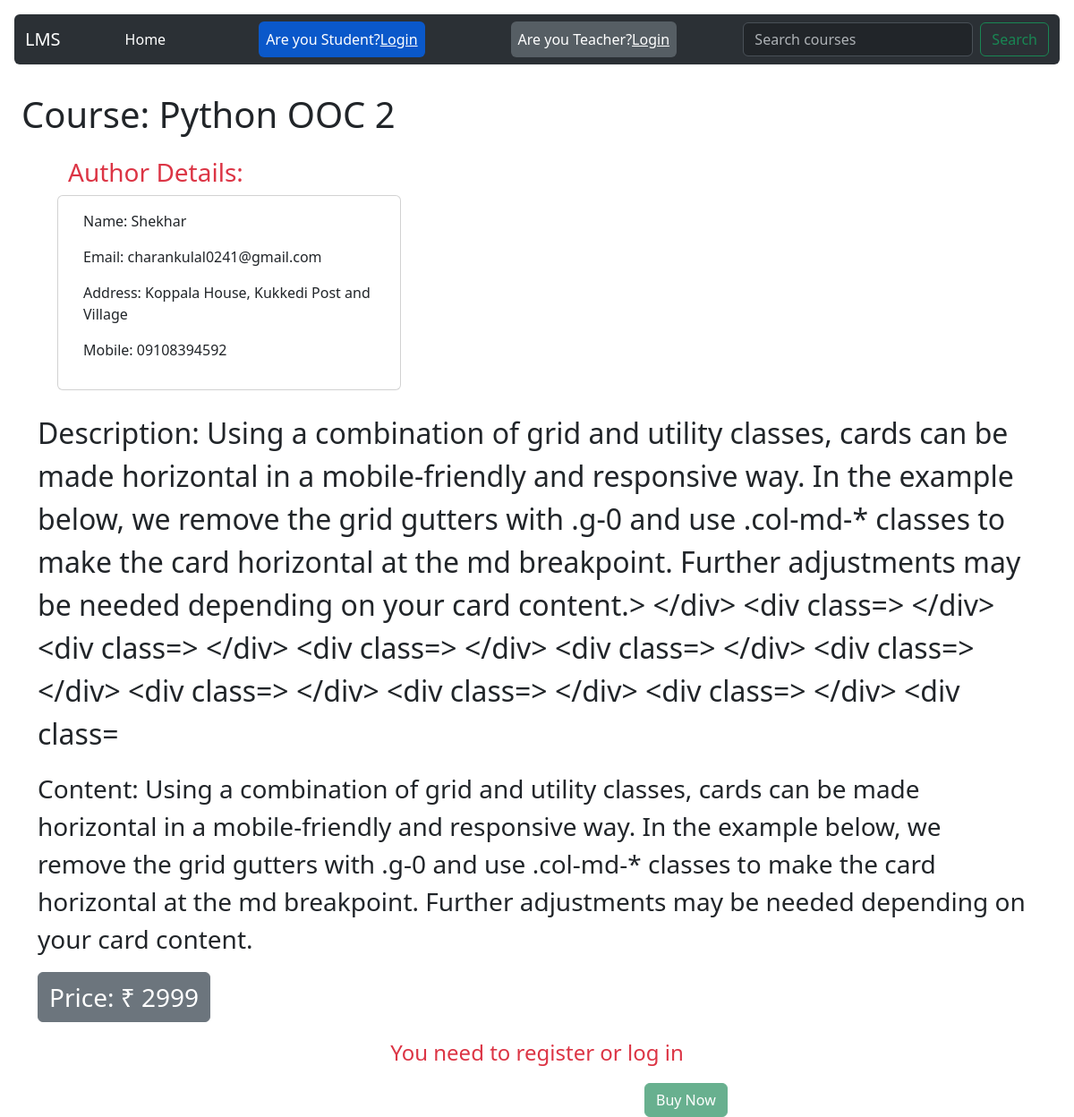
The app's page /course/7/, older data.
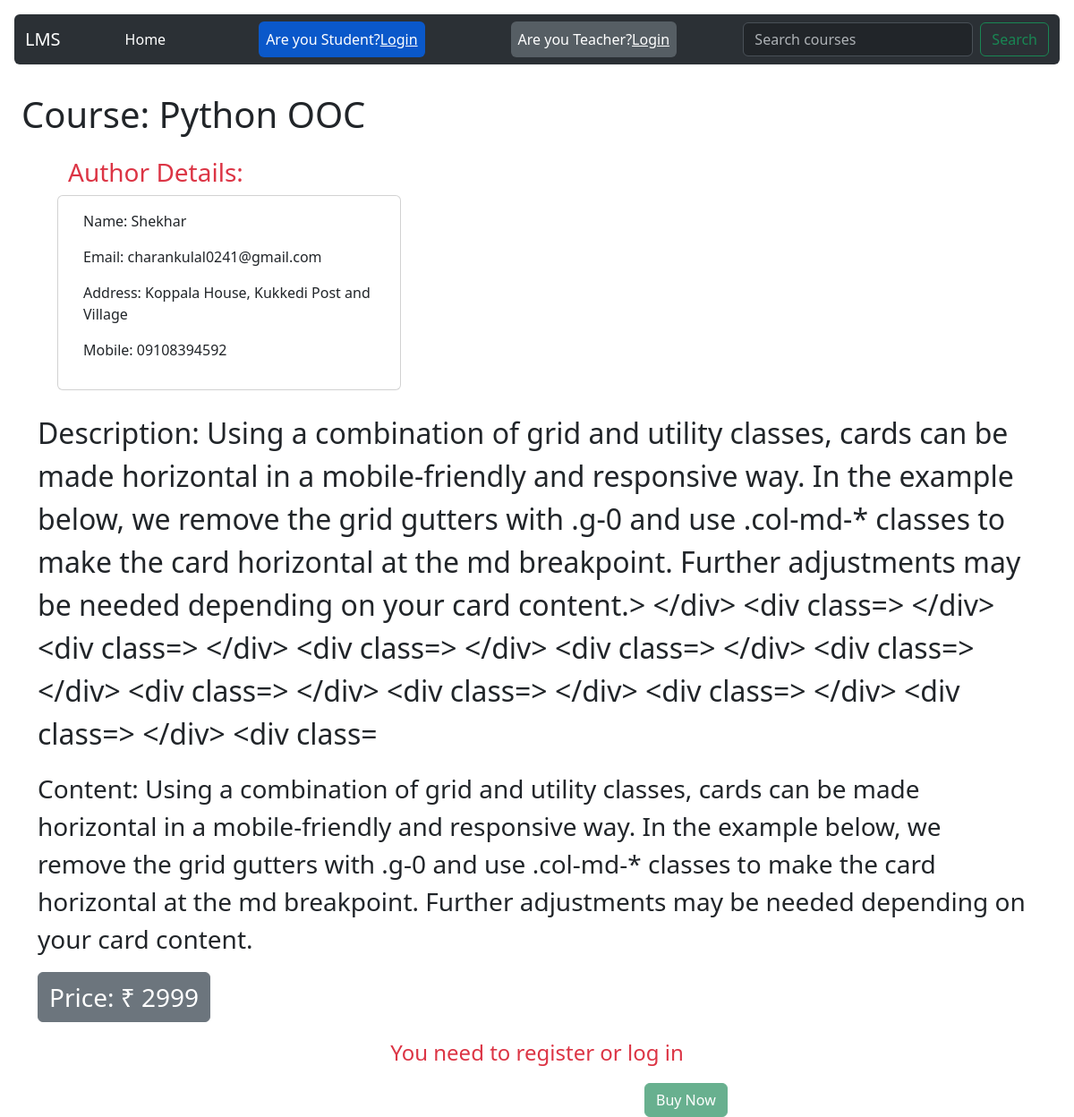
The same page, newer data.
### base/models.py (models this page shows, shortened)
class Course(models.Model):
    courseName = models.CharField(max_length=200)
    teacher_id=models.ForeignKey(Teacher,on_delete=models.CASCADE)
    description=models.TextField()
    content=models.TextField()
    price=models.CharField(max_length=10)
    category=models.CharField(max_length=200)

### base/views.py (the view)
# urls.py: path('course/<str:pk>/',views.courses,name="course"),
def courses(request, pk):
    course = Course.objects.get(id=pk)
    teacher_name = course.teacher_id
    teacher = Teacher.objects.get(name=teacher_name)
    context1 = {'course': course}
    context2 = {'teacher': teacher}
    context = {**context1, **context2}
    return render(request, 'base/courses.html', context)

### base/models.py (called while the page is built)
    def __str__(self):
        return self.name

### base/templates/base/courses.html
{% extends 'main.html' %}
{% block content %}
<h1 class="m-4" style="padding-top: 5rem;">Course: {{course.courseName }}</h1>
<div class="row" style="margin-left: 4rem;">
  <h3 class="text-danger">Author Details: </h3>
<div class="card card-outline-danger" style="width: 24rem;">
    <div class="card-body">
      <p class="text">Name: {{teacher.name}}</p>
      <p class="text">Email: {{teacher.email}}</p>
      <p class="text"> Address: {{teacher.address}}</p>
      <p class="text"> Mobile: {{teacher.phone}}</p>
    </div>
  </div>
</div>
<div class="container mt-4">
  <p class="fs-2">  Description:  {{course.description}}</p>
<p class="fs-3">  Content:  {{course.content}}</p>
<p class="fs-3 btn btn-secondary">Price: &#8377; {{course.price}}</p>
</div>
<p class="text-center text-danger fs-4">You need to register or log in</p>
<div style="margin-left:45rem;">
  <button class="btn btn-success" type="button" disabled >Buy Now</button>
</div>
{% endblock content %}

Row changes from the older to the newer data that the page shows:
changed Course: courseName "Python OOC 2" → "Python OOC"; description "…<div class=> </div> <div class=" → "…<div class=> </div> <div class=> </div> <div class="
